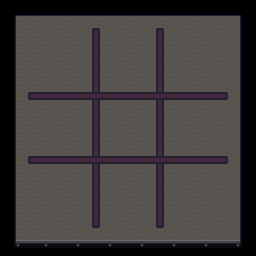

A 2D game scene composited from a Tiled map and its tileset images. What follows is a short description and the map's XML, with every tile layer's data as written:
An orthogonal 8x8 tile map with 32x32 px tiles, 3 tile layers (Base, Lines, Lines 2), 2 tilesets.

<map version="1.5" tiledversion="1.7.0" orientation="orthogonal" renderorder="right-down" width="8" height="8" tilewidth="32" tileheight="32" infinite="0" nextlayerid="4" nextobjectid="1">
 <tileset firstgid="1" source="../../../tilesets/gather_floors_1.x.tsx" />
 <tileset firstgid="5441" source="../../../tilesets/gather_floors_2_exploration.tsx" />
 <layer id="1" name="Base" width="8" height="8">
  <data encoding="csv">
7910,7911,7911,7911,7911,7911,7911,7912,
7970,7971,7971,7971,7971,7971,7971,7972,
7970,7971,7971,7971,7971,7971,7971,7972,
7970,7971,7971,7971,7971,7971,7971,7972,
7970,7971,7971,7971,7971,7971,7971,7972,
7970,7971,7971,7971,7971,7971,7971,7972,
7970,7971,7971,7971,7971,7971,7971,7972,
8030,8031,8031,8031,8031,8031,8031,8032
</data>
 </layer>
 <layer id="2" name="Lines" width="8" height="8">
  <data encoding="csv">
0,0,943,2684355503,943,2684355503,0,0,
0,0,1610613680,2684355504,1610613680,2684355504,0,0,
0,0,1610613680,2684355504,1610613680,2684355504,0,0,
0,0,1610613680,2684355504,1610613680,2684355504,0,0,
0,0,1610613680,2684355504,1610613680,2684355504,0,0,
0,0,1610613680,2684355504,1610613680,2684355504,0,0,
0,0,1610613680,2684355504,1610613680,2684355504,0,0,
0,0,1610613679,3221226415,1610613679,3221226415,0,0
</data>
 </layer>
 <layer id="3" name="Lines 2" width="8" height="8">
  <data encoding="csv">
0,0,0,0,0,0,0,0,
0,0,0,0,0,0,0,0,
943,944,944,944,944,944,944,2684355503,
1610613679,3221226416,3221226416,3221226416,3221226416,3221226416,3221226416,3221226415,
943,944,944,944,944,944,944,2684355503,
1610613679,3221226416,3221226416,3221226416,3221226416,3221226416,3221226416,3221226415,
0,0,0,0,0,0,0,0,
0,0,0,0,0,0,0,0
</data>
 </layer>
</map>
